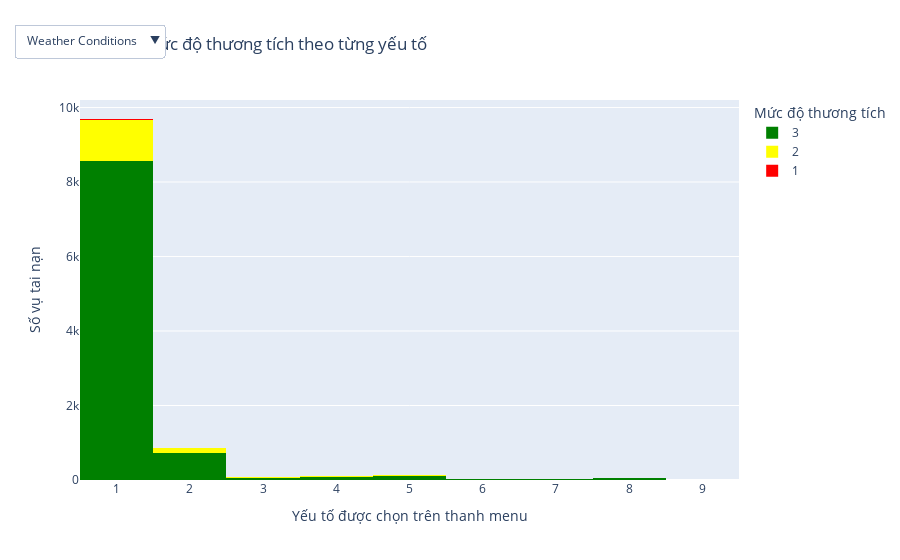

Notebook code for this chart:
### Markdown cell above
**Tiêu đề:** Phân bố của các yếu tố ảnh hưởng đến mức độ thương tính

**Loại biểu đồ:** Biểu đồ Histogram

**Lý do lựa chọn:**
- **Biểu đồ phân phối:** Histogram là một công cụ mạnh mẽ để hiểu phân phối của dữ liệu. Nó biểu diễn dữ liệu dưới dạng các cột dọc theo trục x, trong đó chiều cao của mỗi cột biểu diễn tần suất xuất hiện của các giá trị trong khoảng xác định. Trong biểu đồ này, các yếu tố như 1st Road Class, Road Surface, Lighting Conditions, và Weather Conditions đều được biểu diễn, giúp chúng ta hiểu rõ hơn về tác động của từng yếu tố đến mức độ thương tích.
- **Dễ hiểu và trực quan:** Histogram dễ hiểu và trực quan, cho phép người đọc dễ dàng phát hiện các xu hướng hoặc phân phối trong dữ liệu. Điều này làm cho nó trở thành một công cụ phổ biến trong phân tích dữ liệu và trình bày kết quả.
- **Phân tích tần suất:** Histogram cung cấp thông tin về tần suất xuất hiện của các giá trị trong dữ liệu. Điều này giúp xác định các đặc điểm chính của phân phối, như trung bình, phương sai, độ lệch, và độ nhọn của phân phối.

### Code cell
import plotly.graph_objects as go

# Tạo dropdown menu cho việc chọn yếu tố
dropdown_y = [
    {'label': '1st Road Class', 'method': 'update', 'args': [{'x': [data['1st Road Class']], 'title': '1st Road Class'}]},
    {'label': 'Road Surface', 'method': 'update', 'args': [{'x': [data['Road Surface']], 'title': 'Road Surface'}]},
    {'label': 'Lighting Conditions', 'method': 'update', 'args': [{'x': [data['Lighting Conditions']], 'title': 'Lighting Conditions'}]},
    {'label': 'Weather Conditions', 'method': 'update', 'args': [{'x': [data['Weather Conditions']], 'title': 'Weather Conditions'}]},
]

# Tạo layout cho biểu đồ
layout = go.Layout(
    updatemenus=[
        {'buttons': dropdown_y, 'x': -0.1, 'y': 1.2, 'xanchor': 'left', 'yanchor': 'top'}
    ]
)

severity_color_map = {
    1: 'red',   # Fatal injuries
    2: 'yellow',   # Serious injuries
    3: 'green'       # Minor injuries
}

# Tạo biểu đồ histogram tổng quát cho 1st Road Class
fig = px.histogram(data, x='1st Road Class', color='Casualty Severity',
                   title='Phân bố của mức độ thương tích theo từng yếu tố',
                   labels={'Casualty Severity': 'Mức độ thương tích', '1st Road Class': 'Yếu tố được chọn trên thanh menu'},
                   y='Casualty Severity',
                   color_discrete_map=severity_color_map)

# Cập nhật layout cho biểu đồ
fig.update_layout(layout)
fig.update_yaxes(title_text='Số vụ tai nạn')
# Hiển thị biểu đồ
fig.show()

### Figure 1 — Plotly figure (JSON) as saved in the notebook; plotly's stock layout.template omitted (floating-point values rounded to 4 significant figures; data arrays with more than 128 entries replaced by an {"elided": "..."} marker saying what was removed)
{"data": [{"alignmentgroup": "True", "bingroup": "x", "histfunc": "sum", "hovertemplate": "Mức độ thương tích=3<br>Yếu tố được chọn trên thanh menu=%{x}<br>sum of Mức độ thương tích=%{y}<extra></extra>", "legendgroup": "3", "marker": {"color": "green", "pattern": {"shape": ""}}, "name": "3", "offsetgroup": "3", "orientation": "v", "showlegend": true, "title": {"text": "Weather Conditions"}, "type": "histogram", "x": {"elided": "3902 int values"}, "xaxis": "x", "y": {"elided": "3209 int values"}, "yaxis": "y"}, {"alignmentgroup": "True", "bingroup": "x", "histfunc": "sum", "hovertemplate": "Mức độ thương tích=2<br>Yếu tố được chọn trên thanh menu=%{x}<br>sum of Mức độ thương tích=%{y}<extra></extra>", "legendgroup": "2", "marker": {"color": "yellow", "pattern": {"shape": ""}}, "name": "2", "offsetgroup": "2", "orientation": "v", "showlegend": true, "title": {"text": "Weather Conditions"}, "type": "histogram", "x": {"elided": "3902 int values"}, "xaxis": "x", "y": {"elided": "645 int values"}, "yaxis": "y"}, {"alignmentgroup": "True", "bingroup": "x", "histfunc": "sum", "hovertemplate": "Mức độ thương tích=1<br>Yếu tố được chọn trên thanh menu=%{x}<br>sum of Mức độ thương tích=%{y}<extra></extra>", "legendgroup": "1", "marker": {"color": "red", "pattern": {"shape": ""}}, "name": "1", "offsetgroup": "1", "orientation": "v", "showlegend": true, "title": {"text": "Weather Conditions"}, "type": "histogram", "x": {"elided": "3902 int values"}, "xaxis": "x", "y": [1, 1, 1, 1, 1, 1, 1, 1, 1, 1, 1, 1, 1, 1, 1, 1, 1, 1, 1, 1, 1, 1, 1, 1, 1, 1, 1, 1, 1, 1, 1, 1, 1, 1, 1, 1, 1, 1, 1, 1, 1, 1, 1, 1, 1, 1, 1, 1], "yaxis": "y"}], "layout": {"autosize": true, "barmode": "relative", "legend": {"title": {"text": "Mức độ thương tích"}, "tracegroupgap": 0}, "title": {"text": "Phân bố của mức độ thương tích theo từng yếu tố"}, "updatemenus": [{"active": 3, "buttons": [{"args": [{"title": "1st Road Class", "x": {"elided": "1x3902 int values"}}], "label": "1st Road Class", "method": "update"}, {"args": [{"title": "Road Surface", "x": {"elided": "1x3902 int values"}}], "label": "Road Surface", "method": "update"}, {"args": [{"title": "Lighting Conditions", "x": {"elided": "1x3902 int values"}}], "label": "Lighting Conditions", "method": "update"}, {"args": [{"title": "Weather Conditions", "x": {"elided": "1x3902 int values"}}], "label": "Weather Conditions", "method": "update"}], "x": -0.1, "xanchor": "left", "y": 1.2, "yanchor": "top"}], "xaxis": {"anchor": "y", "autorange": true, "domain": [0, 1], "range": [0.5, 9.5], "title": {"text": "Yếu tố được chọn trên thanh menu"}, "type": "linear"}, "yaxis": {"anchor": "x", "autorange": true, "categoryarray": [1, 2, 3], "categoryorder": "array", "domain": [0, 1], "range": [0, 10200.0], "title": {"text": "Số vụ tai nạn"}, "type": "linear"}}}
